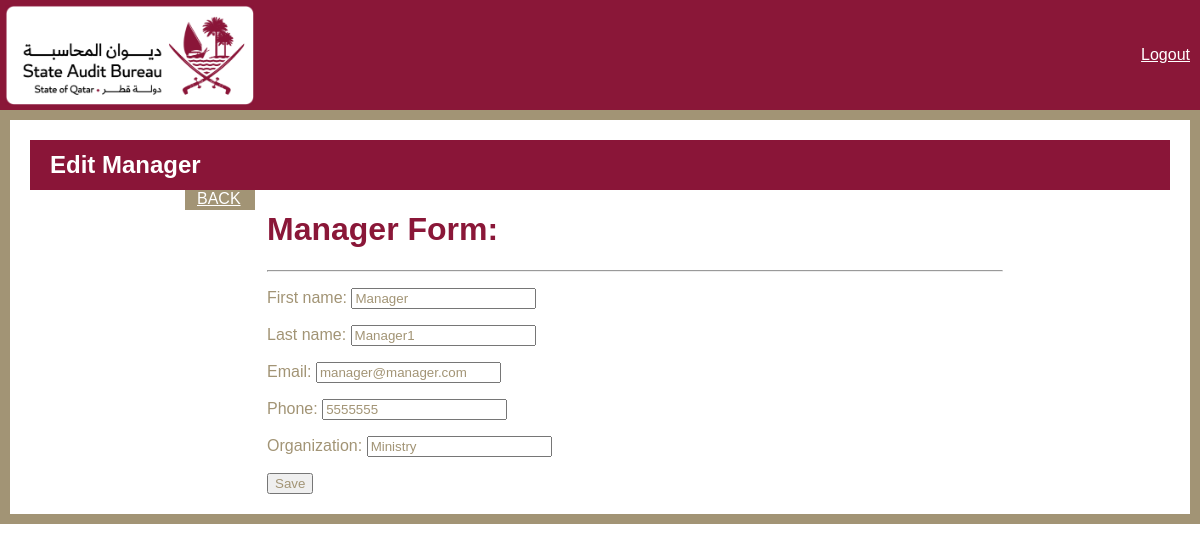
The page /manager-update/3/ (signed in) on the database its author committed.
### accounts/models.py (models this page shows, shortened)
class CustomUser(AbstractUser):
    username = models.CharField(max_length=11, unique=True)
    email = models.EmailField(max_length=254)
    first_name = models.CharField(max_length=30)
    last_name = models.CharField(max_length=30)
    ROLE_CHOICES = (
        ('trainee', 'Trainee'),
        ('admin', 'Admin'),
        ('manager', 'Manager'),
    )
    role = models.CharField(max_length=10, choices=ROLE_CHOICES, default="trainee")
    secret_key = models.CharField(max_length=16, blank=True, null=True)
    USERNAME_FIELD = "username"
    REQUIRED_FIELDS = "email", "first_name", "last_name", "role"

### base/models.py (models this page shows, shortened)
class Manager(models.Model):
    manager = models.OneToOneField(CustomUser, on_delete=models.CASCADE)
    phone = models.CharField(max_length=100)
    organization = models.CharField(max_length=100)

### base/views.py (the view)
# urls.py: path('manager-update/<int:manager_id>/', edit_manager, name="manager-update"),
@login_required
def edit_manager(request, manager_id):
    manager = get_object_or_404(Manager, pk=manager_id)
    user = manager.manager
    if request.method == 'POST':
        form = ManagerEditForm(request.POST, instance=user)
        if form.is_valid():
            user = form.save(commit=False)
            user.email = form.cleaned_data['email']
            user.first_name = form.cleaned_data['first_name']
            user.last_name = form.cleaned_data['last_name']
            user.save()
            manager.phone = form.cleaned_data['phone']
            manager.organization = form.cleaned_data['organization']
            manager.save()
            return redirect('managers')
        else:
            print(form.errors)
    else:
        form = ManagerEditForm(instance=user, initial={
            'phone': manager.phone,
            'organization': manager.organization
        })
    return render(request, 'base/admin_dashboard/manager_edit.html', {'form': form})

### base/forms.py
class ManagerEditForm(forms.ModelForm):
    first_name = forms.CharField(max_length=30)
    last_name = forms.CharField(max_length=30)
    email = forms.EmailField(max_length=254)
    phone = forms.CharField(max_length=100)
    organization = forms.CharField(max_length=100)
    class Meta:
        model = Manager
        fields = ('first_name', 'last_name', 'email', 'phone', 'organization')
    def __init__(self, *args, **kwargs):
        super().__init__(*args, **kwargs)
        self.fields.pop('password1', None)
        self.fields.pop('password2', None)

### base/templates/base/admin_dashboard/manager_edit.html (shortened to what this page needs)
{% load static %}
<!DOCTYPE html>
<html>
   <head>
      <link rel="stylesheet" href="https://cdnjs.cloudflare.com/ajax/libs/font-awesome/6.3.0/css/all.min.css" />
	    <link rel="stylesheet" href="https://cdnjs.cloudflare.com/ajax/libs/bootstrap/5.3.0-alpha1/css/bootstrap-grid.min.css" />
      <link rel="stylesheet" href="{% static 'css/reg_style.css' %}">
</head>
   <body>
    <div class="header">
      <div class="logo">
         <img src="{% static 'img/primary-rgb-state-audit-bureau-1@2x.png' %}" alt="Logo">
        </div>
        <div class="language-toggle">
          <span ><a  style="color:white;"class="hello-msg" href="{% url 'logout' %}">Logout</a></span>
       </div>
    </div>
    <div class="gold-border container-fluid">
      <div class="maroon-bar">
        <h2>Edit Manager</h2>
      </div>
      <div class="container">
        <div class="row justify-content-center">
          <a class="btn btn-primary" style="width: 70px; height:20px; color:white;" href="{% url 'managers' %}">BACK</a>
          <div class="col-md-8">
            <div class="card">
              <div class="card-header">
                <h1 style="color:#8A1738" > Manager Form:</h1>
                <hr/>
              </div>
              <div class="card-body" >
                <form method="POST" action="">
                    {{form.as_p}}
                    <input type="submit" value="Save">
                </form>
              </div>
            </div>
          </div>
        </div>
      </div>
    </div>
</body>
</html>

### base/static/css/reg_style.css (style rules this page uses)
* { box-sizing: border-box; }
body { margin: 0; font-family: sans-serif; color: #A29475; }
.header { display: flex; justify-content: space-between; align-items: center; padding: 10px; background-color: #8A1738; height: 110px; }
.logo img { height: 100px; left: 5px; position: absolute; top: 5px; }
form, label, input, select, textarea { color: #A29475 !important; }
.btn-primary { background-color: #A29475 !important; border-color: #A29475 !important; }

### base/templates/base/admin_dashboard/manager_edit.html (style rules this page uses)
body { margin: 20px; background-color: #fff; }
.gold-border { border: 10px solid#A29475; padding: 20px; background-color: #fff; }
.maroon-bar { background-color: #8A1538; color: #fff; height: 50px; display: flex; align-items: center; justify-content: flex-start; padding: 0 20px; }
.maroon-bar h2 { margin: 0; font-weight: bold; font-size: 24px; }

### rows shown on the page
CustomUser: first_name "Manager", last_name "Manager1", email "manager@manager.com"
Manager: phone "5555555", organization "Ministry"
